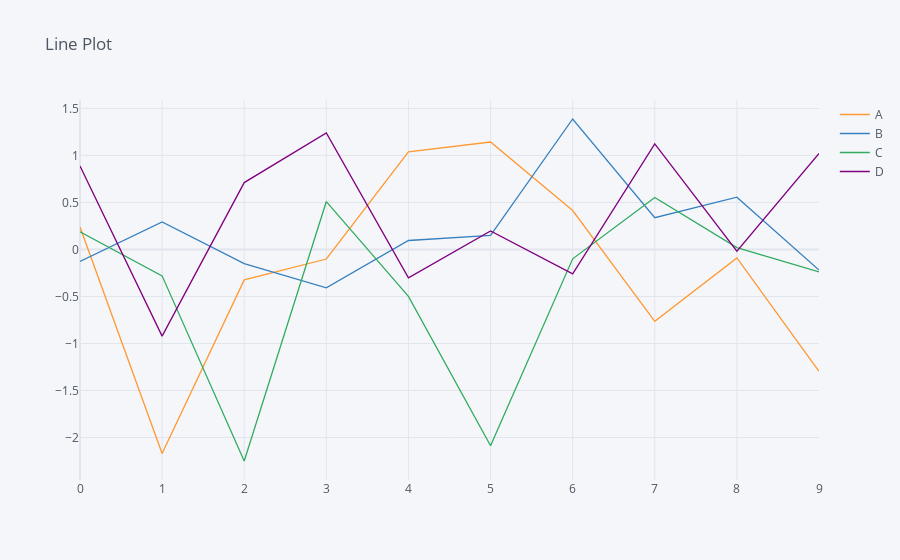

The notebook cell saved with this chart:
### Code cell
dataset1.iplot(title="Line Plot")

### Figure 1 — Plotly figure (JSON) as saved in the notebook; plotly's stock layout.template omitted (floating-point values rounded to 4 significant figures)
{"data": [{"line": {"color": "rgba(255, 153, 51, 1.0)", "dash": "solid", "shape": "linear", "width": 1.3}, "mode": "lines", "name": "A", "text": "", "type": "scatter", "x": [0, 1, 2, 3, 4, 5, 6, 7, 8, 9], "y": [0.2389, -2.171, -0.3241, -0.102, 1.037, 1.142, 0.4136, -0.7641, -0.0903, -1.297]}, {"line": {"color": "rgba(55, 128, 191, 1.0)", "dash": "solid", "shape": "linear", "width": 1.3}, "mode": "lines", "name": "B", "text": "", "type": "scatter", "x": [0, 1, 2, 3, 4, 5, 6, 7, 8, 9], "y": [-0.1273, 0.2932, -0.1502, -0.4086, 0.0949, 0.1494, 1.387, 0.3376, 0.5552, -0.2187]}, {"line": {"color": "rgba(50, 171, 96, 1.0)", "dash": "solid", "shape": "linear", "width": 1.3}, "mode": "lines", "name": "C", "text": "", "type": "scatter", "x": [0, 1, 2, 3, 4, 5, 6, 7, 8, 9], "y": [0.1875, -0.281, -2.25, 0.5092, -0.4994, -2.088, -0.1001, 0.5523, 0.01915, -0.2391]}, {"line": {"color": "rgba(128, 0, 128, 1.0)", "dash": "solid", "shape": "linear", "width": 1.3}, "mode": "lines", "name": "D", "text": "", "type": "scatter", "x": [0, 1, 2, 3, 4, 5, 6, 7, 8, 9], "y": [0.8884, -0.9224, 0.7112, 1.239, -0.3027, 0.1974, -0.2604, 1.124, -0.01818, 1.021]}], "layout": {"autosize": true, "legend": {"bgcolor": "#F5F6F9", "font": {"color": "#4D5663"}}, "paper_bgcolor": "#F5F6F9", "plot_bgcolor": "#F5F6F9", "title": {"font": {"color": "#4D5663"}, "text": "Line Plot"}, "xaxis": {"autorange": true, "gridcolor": "#E1E5ED", "range": [0, 9], "showgrid": true, "tickfont": {"color": "#4D5663"}, "title": {"font": {"color": "#4D5663"}, "text": ""}, "type": "linear", "zerolinecolor": "#E1E5ED"}, "yaxis": {"autorange": true, "gridcolor": "#E1E5ED", "range": [-2.452, 1.589], "showgrid": true, "tickfont": {"color": "#4D5663"}, "title": {"font": {"color": "#4D5663"}, "text": ""}, "type": "linear", "zerolinecolor": "#E1E5ED"}}}
